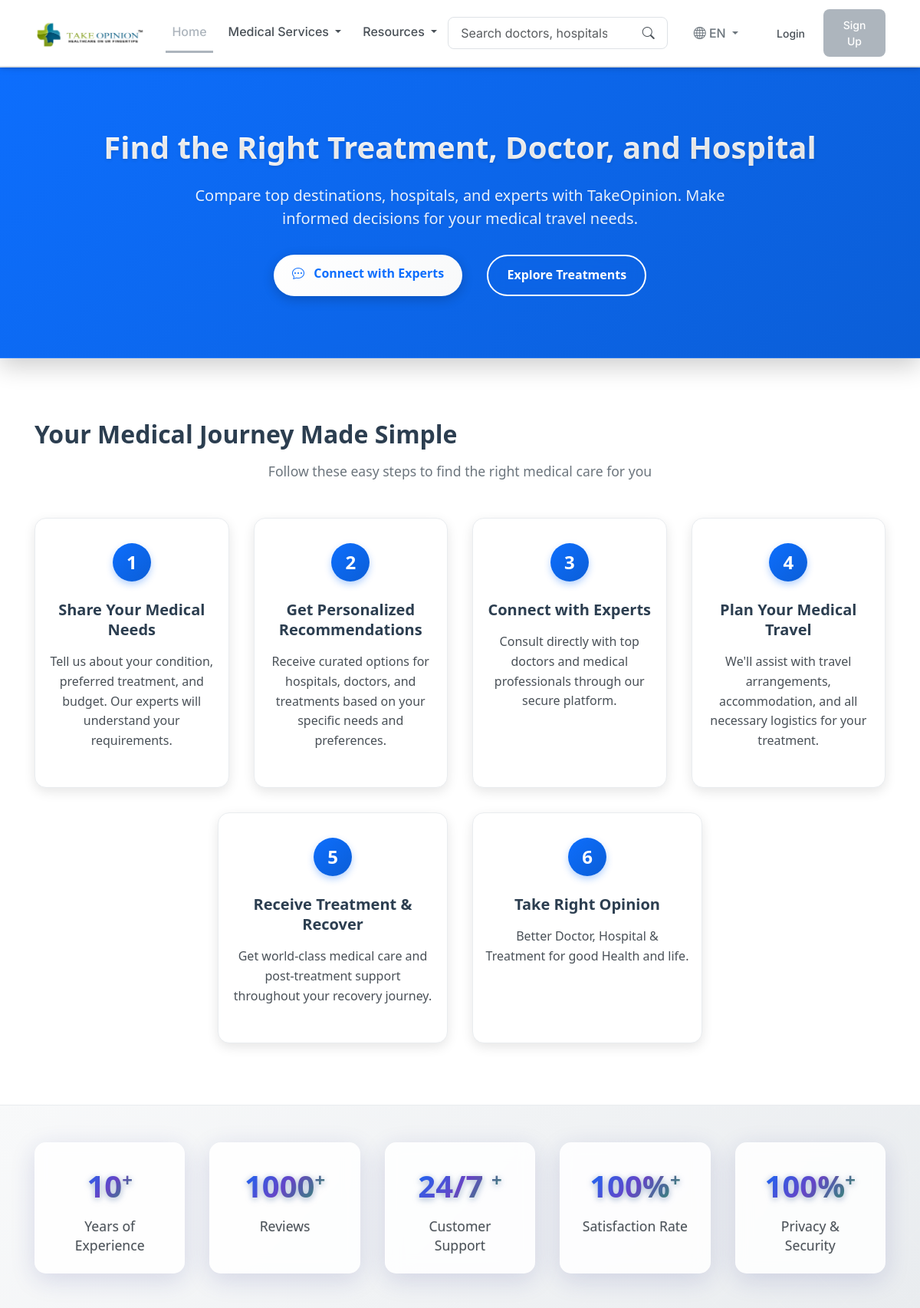
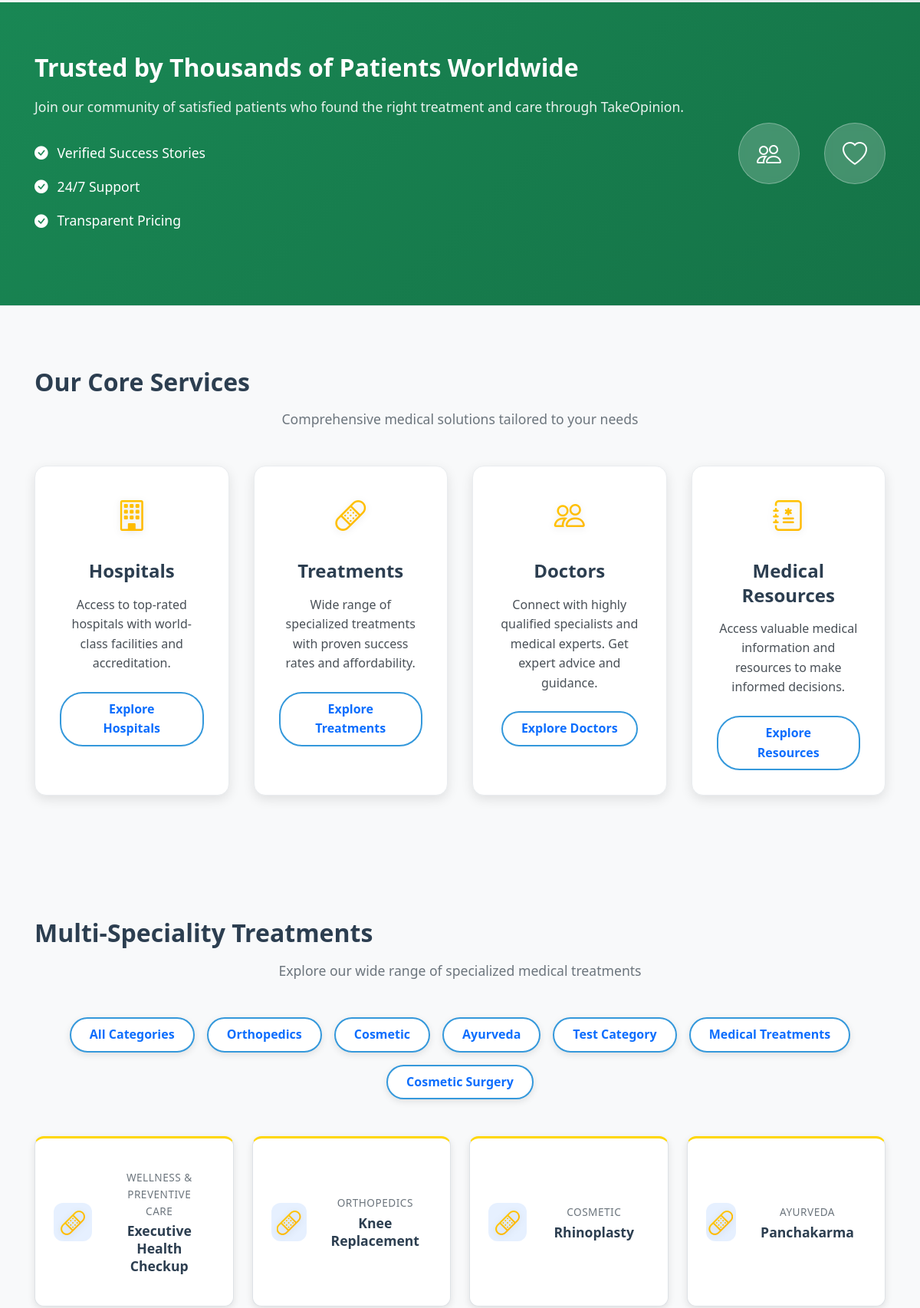
The page / (upper part) on the database its author committed (2 pictures, top to bottom).
### treatments/models.py (models this page shows, shortened)
class TreatmentCategory(models.Model):
    TYPE_CHOICES = (
        ("medical", "Medical Treatments"),
        ("aesthetic", "Aesthetic"),
        ("wellness", "Wellness"),
    )
    name = models.CharField(max_length=200)
    slug = models.SlugField(unique=True, blank=True)
    type = models.CharField(max_length=20, choices=TYPE_CHOICES, default="medical")
    class Meta:
        verbose_name_plural = "Treatment Categories"

class Treatment(models.Model):
    name = models.CharField(max_length=200)
    slug = models.SlugField(unique=True, blank=True)
    description = models.TextField(blank=True)
    category = models.ForeignKey(TreatmentCategory, on_delete=models.CASCADE, related_name="treatments")
    duration = models.CharField(max_length=100, blank=True, default="5-7 days")
    anesthesia_type = models.CharField(max_length=100, blank=True, default="General")
    recovery_time = models.CharField(max_length=100, blank=True, default="2-3 weeks")
    procedure_details = models.TextField(blank=True, default="This treatment involves a comprehensive approach to address your medical condition with the latest techniques and technology. The procedure is performed by highly qualified specialists in state-of-the-art facilities.")
    preparation_guidelines = models.TextField(blank=True, default="Consult your doctor,Stop certain medications,Complete medical tests,Fast before procedure")
    aftercare_instructions = models.TextField(blank=True, default="Rest and recovery period,Medication schedule,Follow-up appointments,Activity restrictions")
    starting_price = models.DecimalField(max_digits=10, decimal_places=2, default=5000.00)
    review_count = models.PositiveIntegerField(default=120)  # type: ignore

### core/views.py (the view)
# urls.py: path("", views.home, name="home"),
def home(request: HttpRequest) -> HttpResponse:
    featured_treatments = Treatment.objects.all()[:6]  # type: ignore
    featured_hospitals = Hospital.objects.all()[:4]  # type: ignore
    featured_doctors = Doctor.objects.all()[:4]  # type: ignore
    treatments_count = Treatment._default_manager.count()  # type: ignore
    hospitals_count = Hospital._default_manager.count()  # type: ignore
    doctors_count = Doctor._default_manager.count()  # type: ignore
    top_doctors = Doctor.objects.order_by('-rating')[:4]  # type: ignore
    top_hospitals = Hospital.objects.order_by('-rating')[:4]  # type: ignore
    treatment_categories = TreatmentCategory.objects.all()[:6]  # type: ignore
    top_treatments = Treatment.objects.order_by('-review_count')[:6]  # type: ignore
    from feedbacks.models import Feedback
    recent_feedback = Feedback.objects.filter(is_approved=True).select_related('patient__user').order_by('-created_at')[:6]  # type: ignore
    context = {
        'featured_treatments': featured_treatments,
        'featured_hospitals': featured_hospitals,
        'featured_doctors': featured_doctors,
        'treatments_count': treatments_count,
        'hospitals_count': hospitals_count,
        'doctors_count': doctors_count,
        'top_doctors': top_doctors,
        'top_hospitals': top_hospitals,
        'treatment_categories': treatment_categories,
        'top_treatments': top_treatments,
        'recent_feedback': recent_feedback,  # Add recent feedback to context
    }
    return render(request, "core/home.html", context)

### core/context_processors.py (called while the page is built)
def translation_context(request):
    language_code = request.session.get('django_language', settings.LANGUAGE_CODE.split('-')[0])
    translations = get_translations(language_code)
    return {
        'translations': translations,
        'current_language': language_code,
        'available_languages': settings.LANGUAGES,
    }

### core/translations.py (called while the page is built)
def get_translations(language_code):
    return TRANSLATIONS.get(language_code, TRANSLATIONS['en'])

### core/templates/core/home.html (shortened to what this page needs)
{% extends 'base.html' %} {% load static %} {% block content %}
<div class="home-page">
  <section class="hero-section">
    <div class="container hero-content">
      <h1 class="hero-title">Find the Right Treatment, Doctor, and Hospital</h1>
      <p class="hero-subtitle">
        Compare top destinations, hospitals, and experts with TakeOpinion. Make
        informed decisions for your medical travel needs.
      </p>
      <div class="hero-buttons">
        <a href="/doctors/" class="btn-primary-large">
          <i class="bi bi-chat-dots me-2"></i> Connect with Experts
        </a>
        <a href="/treatments/" class="btn-secondary-large">
          Explore Treatments
        </a>
      </div>
    </div>
  </section>
  <section class="orientation-section">
    <div class="container">
      <div class="section-header">
        <h2 class="section-title">Your Medical Journey Made Simple</h2>
        <p class="section-subtitle">
          Follow these easy steps to find the right medical care for you
        </p>
      </div>
      <div class="orientation-steps">
        <div class="orientation-step">
          <div class="step-number">1</div>
          <div class="step-content">
            <h3 class="step-title">Share Your Medical Needs</h3>
            <p class="step-description">Tell us about your condition, preferred treatment, and budget. Our experts will understand your requirements.</p>
          </div>
        </div>
        <div class="orientation-step">
          <div class="step-number">2</div>
          <div class="step-content">
            <h3 class="step-title">Get Personalized Recommendations</h3>
            <p class="step-description">Receive curated options for hospitals, doctors, and treatments based on your specific needs and preferences.</p>
          </div>
        </div>
        <div class="orientation-step">
          <div class="step-number">3</div>
          <div class="step-content">
            <h3 class="step-title">Connect with Experts</h3>
            <p class="step-description">Consult directly with top doctors and medical professionals through our secure platform.</p>
          </div>
        </div>
        <div class="orientation-step">
          <div class="step-number">4</div>
          <div class="step-content">
            <h3 class="step-title">Plan Your Medical Travel</h3>
            <p class="step-description">We'll assist with travel arrangements, accommodation, and all necessary logistics for your treatment.</p>
          </div>
        </div>
        <div class="orientation-step">
          <div class="step-number">5</div>
          <div class="step-content">
            <h3 class="step-title">Receive Treatment & Recover</h3>
            <p class="step-description">Get world-class medical care and post-treatment support throughout your recovery journey.</p>
          </div>
        </div>
        <div class="orientation-step">
          <div class="step-number">6</div>
          <div class="step-content">
            <h3 class="step-title">Take Right Opinion</h3>
            <p class="step-description">Better Doctor, Hospital & Treatment for good Health and life.</p>
          </div>
        </div>
      </div>
    </div>
  </section>
   <section class="stats-section">
    <div class="container">
      <div class="stats-container">
        <div class="stat-item">
          <div class="stat-number" data-target="10">10</div>
          <div class="stat-label">Years of Experience</div>
        </div>
        <div class="stat-item">
          <div class="stat-number" data-target="1000">1000</div>
          <div class="stat-label">Reviews</div>
        </div>
        <div class="stat-item">
          <div class="stat-number" data-target="24">24/7 </div>
          <div class="stat-label">Customer Support</div>
        </div>
        <div class="stat-item">
          <div class="stat-number" data-target="100">100%</div>
          <div class="stat-label">Satisfaction Rate</div>
        </div>
        <div class="stat-item">
          <div class="stat-number" data-target="100">100%</div>
          <div class="stat-label">Privacy & Security</div>
        </div>
      </div>
    </div>
   </section>
  <section class="patient-banner-section">
    <div class="container">
      <div class="patient-banner-content">
        <div class="patient-banner-text">
          <h2 class="patient-banner-title">
            Trusted by Thousands of Patients Worldwide
          </h2>
          <p class="patient-banner-subtitle">
            Join our community of satisfied patients who found the right
            treatment and care through TakeOpinion.
          </p>
          <div class="patient-features">
            <div class="patient-feature">
              <i class="bi bi-check-circle-fill"></i>
              <span>Verified Success Stories</span>
            </div>
            <div class="patient-feature">
              <i class="bi bi-check-circle-fill"></i>
              <span>24/7 Support</span>
            </div>
            <div class="patient-feature">
              <i class="bi bi-check-circle-fill"></i>
              <span>Transparent Pricing</span>
            </div>
          </div>
        </div>
        <div class="patient-icons">
          <div class="patient-icon-box">
            <i class="bi bi-people patient-icon"></i>
          </div>
          <div class="patient-icon-box">
            <i class="bi bi-heart patient-icon"></i>
          </div>
        </div>
      </div>
    </div>
  </section>
  <section class="core-services-section">
    <div class="container">
      <div class="section-header">
        <h2 class="section-title">Our Core Services</h2>
        <p class="section-subtitle">
          Comprehensive medical solutions tailored to your needs
        </p>
      </div>
      <div class="services-grid">
        <div class="service-card">
          <div class="service-icon">
            <i class="bi bi-building"></i>
          </div>
          <h3 class="service-title">Hospitals</h3>
          <p class="service-description">
            Access to top-rated hospitals with world-class facilities and
            accreditation.
          </p>
          <a href="/hospitals/" class="service-link">Explore Hospitals</a>
        </div>
        <div class="service-card">
          <div class="service-icon">
            <i class="bi bi-bandaid"></i>
          </div>
          <h3 class="service-title">Treatments</h3>
          <p class="service-description">
            Wide range of specialized treatments with proven success rates and
            affordability.
          </p>
          <a href="/treatments/" class="service-link">Explore Treatments</a>
        </div>
        <div class="service-card">
          <div class="service-icon">
            <i class="bi bi-people"></i>
          </div>
          <h3 class="service-title">Doctors</h3>
          <p class="service-description">
            Connect with highly qualified specialists and medical experts.
            Get expert advice and guidance.
          </p>
          <a href="/doctors/" class="service-link">Explore Doctors</a>
        </div>
        <div class="service-card">
          <div class="service-icon">
            <i class="bi bi-journal-medical"></i>
          </div>
          <h3 class="service-title">Medical Resources</h3>
          <p class="service-description">
            Access valuable medical information and resources to make informed decisions.
          </p>
          <a href="/blogs/" class="service-link">Explore Resources</a>
        </div>
      </div>
    </div>
  </section>
  <section class="multi-speciality-section">
    <div class="container">
      <div class="section-header">
        <h2 class="section-title">Multi-Speciality Treatments</h2>
        <p class="section-subtitle">
          Explore our wide range of specialized medical treatments
        </p>
      </div>
      <div class="treatment-tags">
        <a href="javascript:void(0)" class="treatment-tag active" data-category="all">All Categories</a>
        {% for category in treatment_categories %}
        <a href="javascript:void(0)" class="treatment-tag" data-category="{{ category.slug }}">{{ category.name }}</a>
        {% endfor %}
      </div>
      <div class="treatments-grid" id="treatmentsGrid">
        {% for treatment in top_treatments %}
        <a href="/treatments/{{ treatment.slug }}/" class="treatment-card" data-category="{{ treatment.category.slug }}">
          <div class="treatment-icon">
            <i class="bi bi-bandaid"></i>
          </div>
          <div class="treatment-body">
            <div class="treatment-type">{{ treatment.category.name }}</div>
            <div class="treatment-name">{{ treatment.name }}</div>
          </div>
        </a>
        {% endfor %}
      </div>
    </div>
  </section>
</div>
{% endblock %}

### static/css/main.css (style rules this page uses)
:root { --medical-red: #adb5bd; --medical-red-dark: #868e96; --medical-green: #adb5bd; --medical-green-dark: #868e96; --medical-blue: #adb5bd; --medical-blue-dark: #868e96; --medical-blue-light: #e9ecef; --turquoise: #adb5bd; --slate-blue: #adb5bd; --platinum: #e9ecef; --glacier: #e9ecef; --ice-blue: #f8f9fa; --white: #ffffff; --light-gray: #f8f9fa; --dark-gray: #495057; --border-color: #dee2e6; --shadow-color: rgba(0, 0, 0, 0.1); }
body { font-family: 'Inter', system-ui, -apple-system, sans-serif; color: var(--dark-gray); background-color: var(--white); line-height: 1.6; padding: 0; margin: 0; }
h1, h2, h3, h4, h5, h6 { font-weight: 700; color: var(--dark-gray); margin-bottom: 0.5rem; }
h1 { font-size: 2.5rem; }
h2 { font-size: 2rem; }
h3 { font-size: 1.75rem; }
p { margin-bottom: 1rem; color: var(--dark-gray); }
a { color: var(--medical-blue); text-decoration: none; }
.section-title { display: flex; align-items: center; gap: 0.75rem; margin-bottom: 1.5rem; }
.container, .container-fluid { padding-left: 15px; padding-right: 15px; }
.treatment-card { transition: all 0.3s ease; border-radius: 10px; overflow: hidden; }

### rows shown on the page
TreatmentCategory: name "Orthopedics"
TreatmentCategory: name "Cosmetic"
TreatmentCategory: name "Ayurveda"
TreatmentCategory: name "Test Category"
TreatmentCategory: name "Medical Treatments"
TreatmentCategory: name "Cosmetic Surgery"
Treatment: category.name "WELLNESS & PREVENTIVE CARE", name "Executive Health Checkup"
Treatment: category.name "ORTHOPEDICS", name "Knee Replacement"
Treatment: category.name "COSMETIC", name "Rhinoplasty"
Treatment: category.name "AYURVEDA", name "Panchakarma"

### other values the page prints
{{ translations.home }} "Home"
{{ translations.medical_services }} "Medical Services"
{{ current_language|upper }} "EN"
{{ translations.login }} "Login"
{{ translations.sign_up }} "Sign Up"
